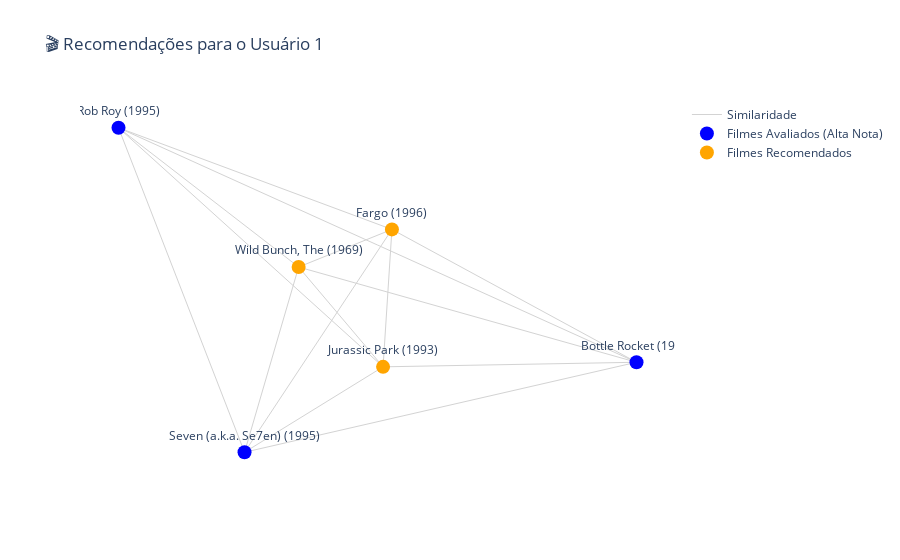

The cell this chart's notebook holds for it:
### Code cell
# Exemplo
user_id = 1
recommendations = recommend_for_user(user_id, B, G_movie, k=3)

plot_user_recommendations(user_id, B, G_movie, movies, recommendations, top_n_rated=3)

### Figure 1 — Plotly figure (JSON) as saved in the notebook; plotly's stock layout.template omitted (floating-point values rounded to 4 significant figures)
{"data": [{"hoverinfo": "none", "line": {"color": "lightgray", "width": 1}, "mode": "lines", "name": "Similaridade", "type": "scatter", "x": [0.129, -0.3471, null, 0.129, 1, null, 0.129, -0.7803, null, 0.129, -0.1611, null, 0.129, 0.1595, null, 0.1595, -0.3471, null, 0.1595, 1, null, 0.1595, -0.7803, null, 0.1595, -0.1611, null, 1, -0.3471, null, 1, -0.7803, null, 1, -0.1611, null, -0.3471, -0.7803, null, -0.3471, -0.1611, null, -0.1611, -0.7803, null], "y": [-0.2089, -0.4795, null, -0.2089, -0.1943, null, -0.2089, 0.5487, null, -0.2089, 0.1074, null, -0.2089, 0.2266, null, 0.2266, -0.4795, null, 0.2266, -0.1943, null, 0.2266, 0.5487, null, 0.2266, 0.1074, null, -0.1943, -0.4795, null, -0.1943, 0.5487, null, -0.1943, 0.1074, null, -0.4795, 0.5487, null, -0.4795, 0.1074, null, 0.1074, 0.5487, null]}, {"marker": {"color": "blue", "size": 14}, "mode": "markers+text", "name": "Filmes Avaliados (Alta Nota)", "text": ["Seven (a.k.a. Se7en) (1995)", "Bottle Rocket (1996)", "Rob Roy (1995)"], "textposition": "top center", "type": "scatter", "x": [-0.3471, 1, -0.7803], "y": [-0.4795, -0.1943, 0.5487]}, {"marker": {"color": "orange", "size": 14}, "mode": "markers+text", "name": "Filmes Recomendados", "text": ["Wild Bunch, The (1969)", "Jurassic Park (1993)", "Fargo (1996)"], "textposition": "top center", "type": "scatter", "x": [-0.1611, 0.129, 0.1595], "y": [0.1074, -0.2089, 0.2266]}], "layout": {"hovermode": "closest", "plot_bgcolor": "white", "showlegend": true, "title": {"text": "🎬 Recomendações para o Usuário 1"}, "xaxis": {"showgrid": false, "showticklabels": false, "zeroline": false}, "yaxis": {"showgrid": false, "showticklabels": false, "zeroline": false}}}
